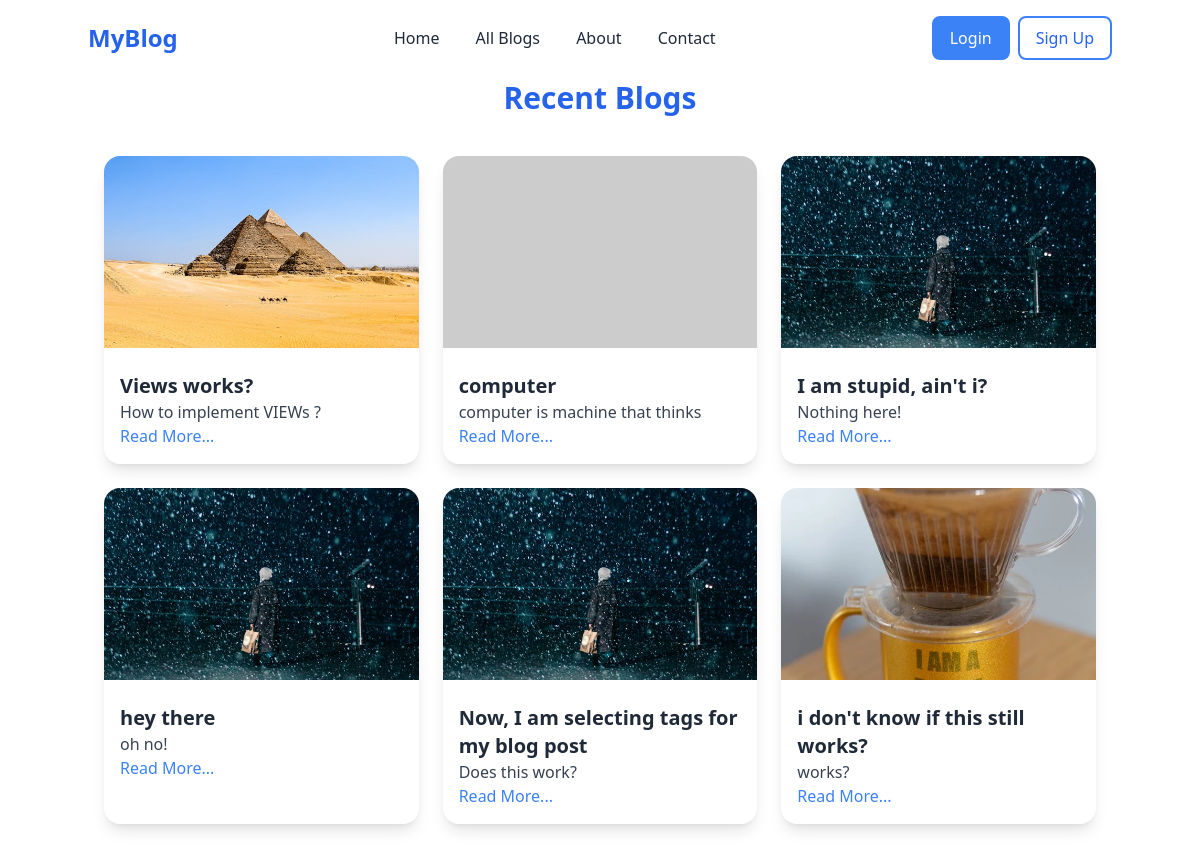
The page /recent/ (upper part) on the database as committed earlier.
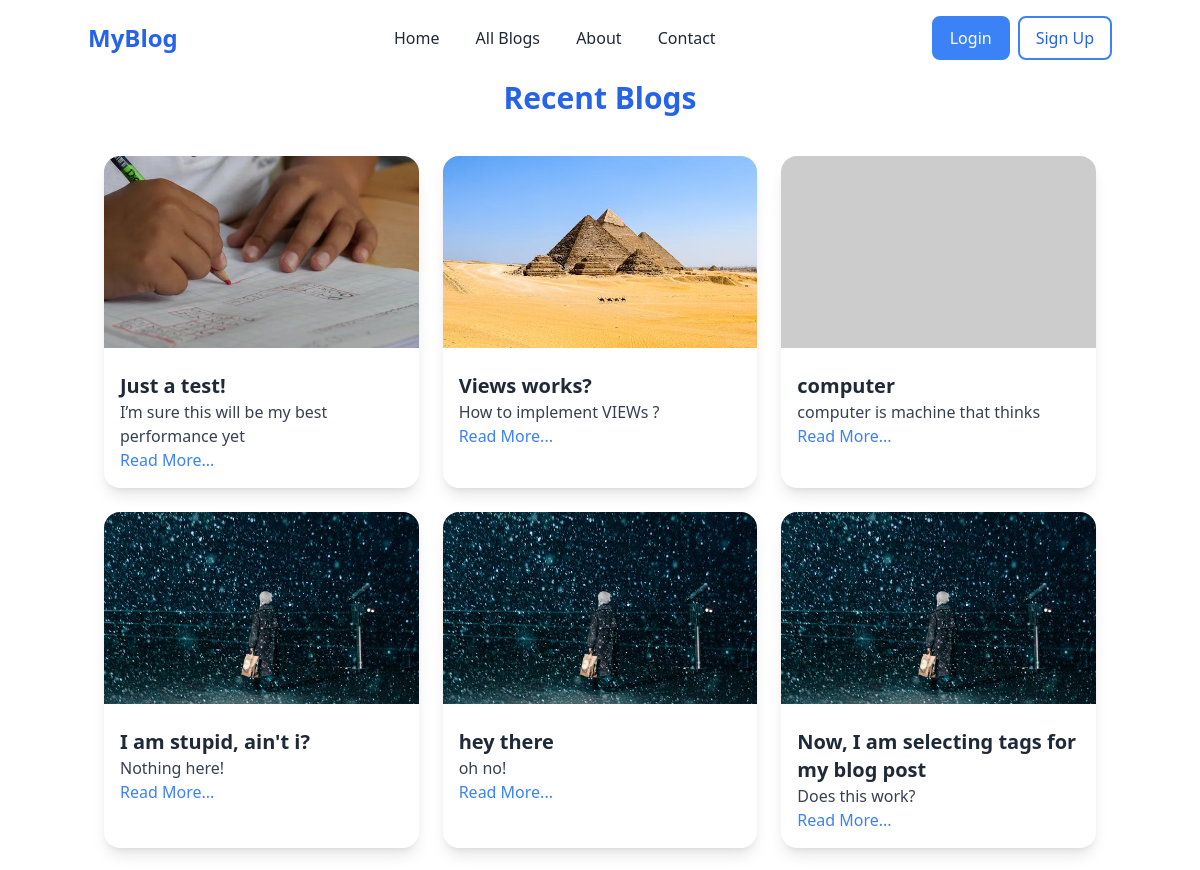
The same page on the database as committed later.
### blog/models.py (models this page shows, shortened)
class Post(models.Model):
    title=models.CharField(max_length=200)
    content=models.TextField()
    author=models.CharField(max_length=100)
    created_at=models.DateTimeField(auto_now_add=True)
    updated_at=models.DateTimeField(auto_now=True)
    image = models.ImageField(upload_to='blog_images/', null=True, blank=True)
    tags = models.ManyToManyField(Tag, related_name='posts', blank=True)
    views = models.PositiveIntegerField(default=0)

### blog/views.py (the view)
# urls.py: path('recent/',views.recent_posts,name="recent_posts"),
def recent_posts(request):
    recent_post=Post.objects.order_by('-created_at')
    return render(request,"recent_posts.html",{'recent_post':recent_post})

### blog/templates/recent_posts.html
{% extends 'base.html' %}
{% block content %}
<div class="container mx-auto pt-20 px-4">
    <h1 class="text-center text-3xl font-bold text-blue-600 mb-10">Recent Blogs</h1>
    <div class="grid md:grid-cols-3 gap-6">
        {% for post in recent_post %}
        <div class="bg-white rounded-2xl shadow-lg overflow-hidden transition-transform transform hover:scale-105 hover:shadow-xl">
            {% if post.image %}
            <img src="{{ post.image.url }}" alt="Post Image" class="w-full h-48 object-cover">
            {% else %}
            <img src="https://via.placeholder.com/300" alt="No Image" class="w-full h-48 object-cover">
            {% endif %}
            <div class="p-4">
                <h2 class="text-xl font-semibold text-gray-800 mt-2">{{ post.title }}</h2>
                <p class="text-gray-700">{{ post.content|truncatechars:100 }}</p>
                <a href="{% url 'blog' post.id %}" class="text-blue-500 hover:underline">Read More...</a>
            </div>
        </div>
        {% empty %}
        <p class="col-span-3 text-center text-gray-500">No posts available.</p>
        {% endfor %}
    </div>
</div>
{% endblock %}

Rows that differ between the two databases and show on the page:
no longer on this page (row unchanged): Post: image (picture), title "i don't know if this still works?", content "works?"
added Post: image (picture), title "Just a test!", content "I’m sure this will be my best performance yet"
